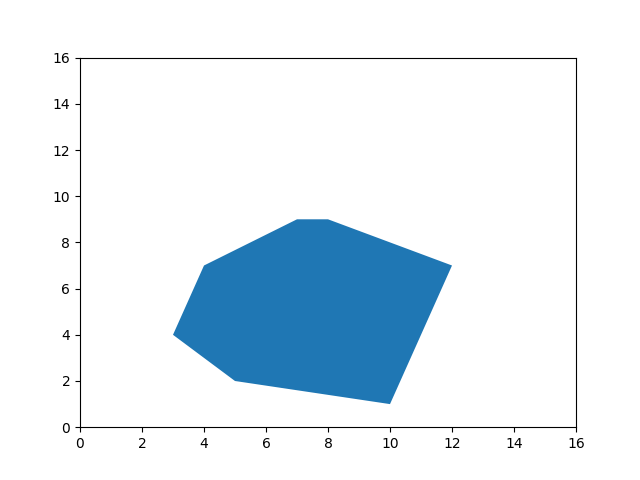

The Python source for this figure:
from matplotlib.patches import Polygon
import matplotlib.pyplot as plt


import math
def get_angle(a, b, c):
   angle = math.degrees(math.atan2(c[1]-b[1], c[0]-b[0]) - math.atan2(a[1]-b[1], a[0]-b[0]))
   return angle + 360 if angle < 0 else angle

def solve(points):
   n = len(points)
   for i in range(len(points)):
      p1 = points[i-2]
      p2 = points[i-1]
      p3 = points[i]
      if get_angle(p1, p2, p3) > 180:
         return False
   return True

points = [(3,4), (4,7),(7,9),(8,9),(12,7),(10,1),(5,2)]
print(solve(points))

polygon1 = Polygon([(3,4), (4,7),(7,9),(8,9),(12,7),(10,1),(5,2),])


fig, ax = plt.subplots(1,1)

ax.add_patch(polygon1)


plt.ylim(0,16)
plt.xlim(0,16)
plt.show()
